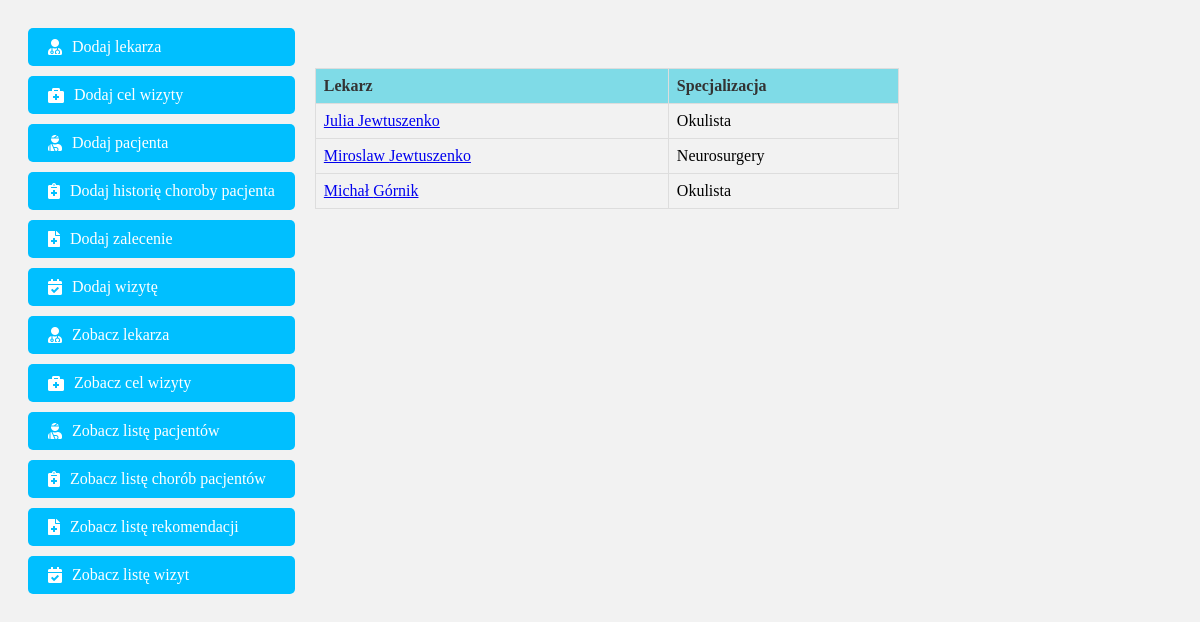
Page /show_doctors/ on the earlier database version.
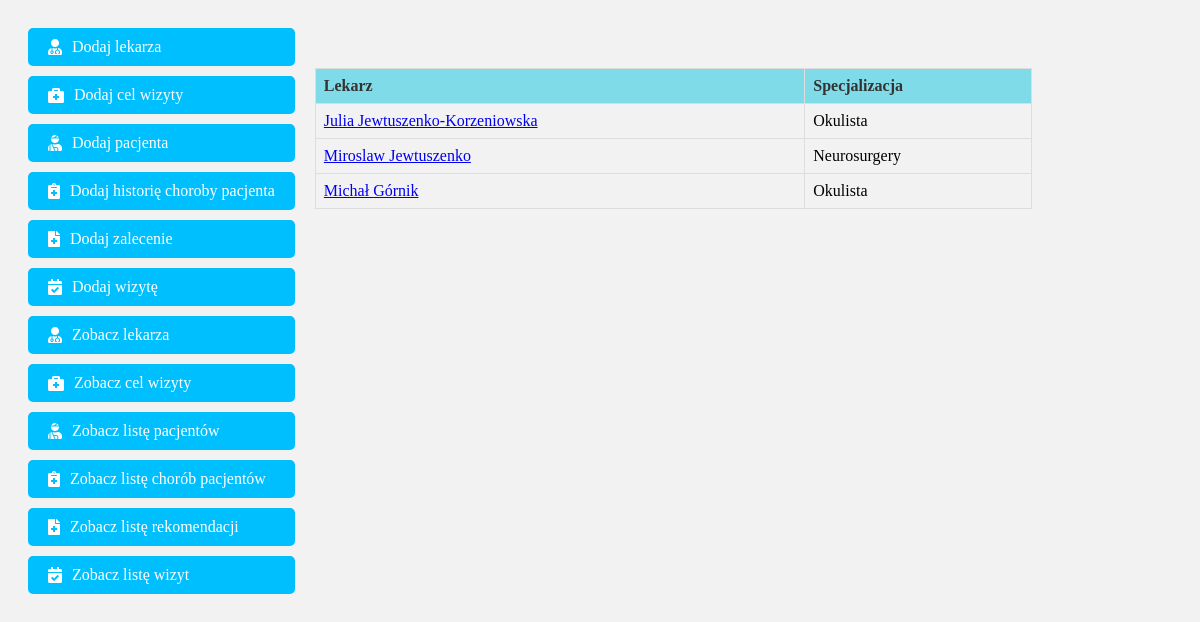
Same page on the later database version.
### registration/models.py (models this page shows, shortened)
class Doctor(models.Model):
    name = models.CharField(max_length=64)
    surname = models.CharField(max_length=64)
    specialization = models.CharField(max_length=255)

### registration/views.py (the view)
# urls.py: path('show_doctors/', views.LetSeeDoctor.as_view(), name='show_doctors'),
class LetSeeDoctor(View):
    def get(self, request):
        db_doctors = Doctor.objects.all()
        return render(request, 'show_doctors.html', {'doctors': db_doctors})

### templates/show_doctors.html
{% extends 'index.html' %}
{% block content %}
<table class="nice-table">
    <thead>
        <tr>
            <th>Lekarz</th>
            <th>Specjalizacja</th>
        </tr>
    </thead>
    <tbody>
        {% for doctor in doctors %}
        <tr>
            <td><a href="/show_doctors/{{ doctor.id }}">{{ doctor.name }} {{ doctor.surname }}</a></td>
            <td>{{ doctor.specialization }}</td>
        </tr>
        {% endfor %}
    </tbody>
</table>
{% endblock %}

Differences in the rows shown:
changed Doctor "Julia": surname "Jewtuszenko" → "Jewtuszenko-Korzeniowska"
